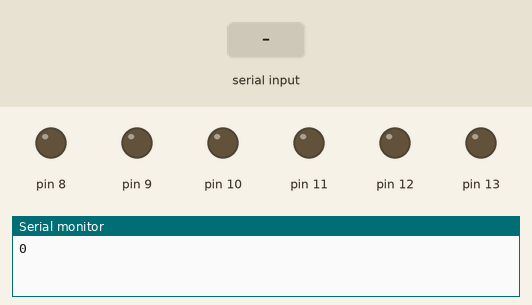
This sketch was run on a simulated Arduino Uno, built with avr-gcc and run on an emulated ATmega328P. On the bench: output pins drawn as LEDs (lit = HIGH), the last lines printed to the serial monitor. The test bench sets the inputs (shaded band).

Above: at 1.2 s.
1.3 s: "5\n" received over Serial
At 4.2 s:
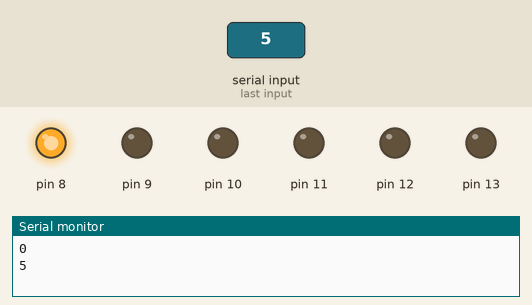
4.3 s: "90,45\n" received over Serial
At 9.4 s:
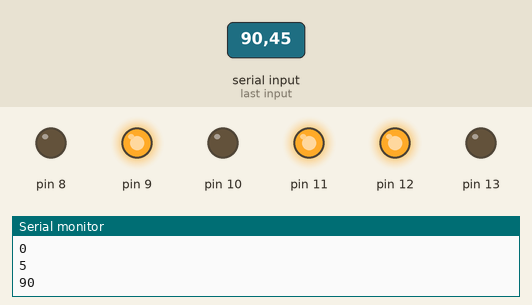
10.3 s: "30,150\n" received over Serial
At 14.0 s:
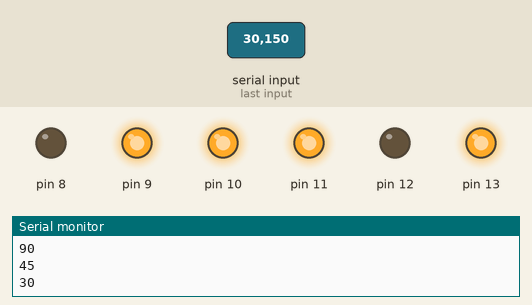
16.3 s: "5\n" received over Serial
At 19.2 s:
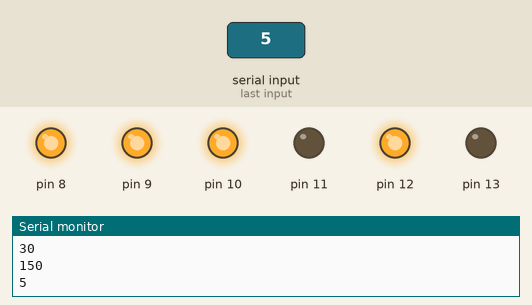
19.3 s: "90\n" received over Serial
At 27.3 s:
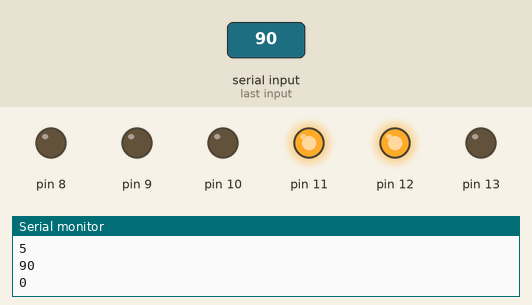
Timing chart, 0 to 29.0 s (numbered marks = the images above; inputs shaded):
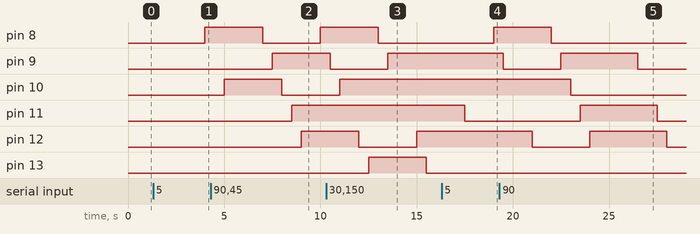

Measured:
- after the input at 1.3 s, pin 8: LOW → HIGH after 2.7 s
- after the input at 4.3 s, pin 8: HIGH → LOW after 2.7 s instead of 3.7 s; pin 9: LOW → HIGH after 3.2 s; pin 11: LOW → HIGH after 4.2 s; pin 12: LOW → HIGH after 4.7 s
- after the input at 10.3 s, pin 8: HIGH → LOW after 2.7 s instead of 3.7 s; pin 10: goes on until 11.0 s, then stays HIGH; pin 11: stays HIGH (without the input it goes to LOW after 5.2 s)
- after the input at 16.3 s, pin 8: LOW → HIGH after 2.7 s
- after the input at 19.3 s, pin 8: HIGH → LOW after 2.7 s instead of 3.7 s; pin 10: HIGH → LOW after 3.7 s instead of 4.7 s; pin 11: LOW → HIGH after 4.2 s, → LOW 4.0 s later

The sketch:

sketch_oct9d_lab22.ino
```cpp
//lab 2 prob 2

void setup() {

  Serial.begin(9600);

  for (byte i=8; i<=13; i++)
  {
    pinMode(i, OUTPUT);
  }

}

void loop() {
  int nr;
  nr=Serial.parseInt();
  //Serial.print("am primit nr: ");
  Serial.println(nr);
  int bit;
  for(bit=0; bit<6; bit++)
  {
    int valbit=bitRead(nr, bit);
    digitalWrite(8+bit, valbit);
    delay(500);
  }
  //delay(500);
}
```
